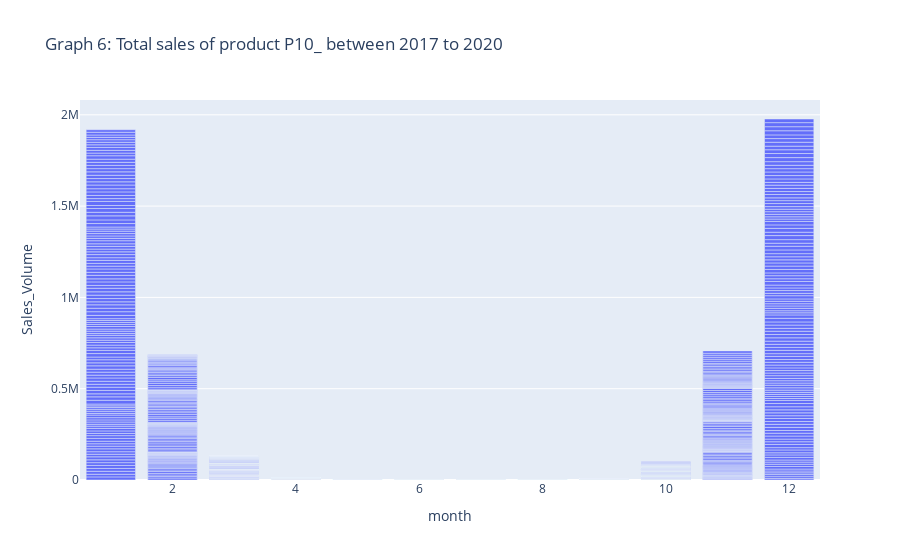

The notebook cell saved with this chart:
### Markdown cell above
<p>Charts 4 and 5 show the products and their sales proportions between 2017 and 2010 for chart 4, and in a selected year for chart 5.</p> 

<p>The best-selling products every year are ProductID 12( “Ladies‘ business blouse - white”) and ProductID 11: (“Ladies’ pants - dark blue - size 36”). These are followed by ProductID 6( "HUGO BOSS Business Shirt - white - 44/45") and ProductID 3 ("Thermal pants - Regular Fit - LYCRA"). </p>

<p>The lowest-selling products are ID 8 “Shirt - light blue - size S” and ID 9 “Skirt - dark blue - size M”.
</p>

### Code cell
productID = 'P10_'

df  = data_filtered[data_filtered['Product_ID'] == productID]

fig = px.bar(df, x="month", y="Sales_Volume", 
        title='Graph 6: Total sales of product '+ str(productID) + ' between 2017 to 2020') 
fig.show()

### Figure 1 — Plotly figure (JSON) as saved in the notebook; plotly's stock layout.template omitted (floating-point values rounded to 4 significant figures; data arrays with more than 128 entries replaced by an {"elided": "..."} marker saying what was removed)
{"data": [{"alignmentgroup": "True", "hovertemplate": "month=%{x}<br>Sales_Volume=%{y}<extra></extra>", "legendgroup": "", "marker": {"color": "#636efa", "pattern": {"shape": ""}}, "name": "", "offsetgroup": "", "orientation": "v", "showlegend": false, "textposition": "auto", "type": "bar", "x": {"elided": "1461 int values"}, "xaxis": "x", "y": {"elided": "1461 float values"}, "yaxis": "y"}], "layout": {"barmode": "relative", "legend": {"tracegroupgap": 0}, "title": {"text": "Graph 6: Total sales of product P10_ between 2017 to 2020"}, "xaxis": {"anchor": "y", "domain": [0, 1], "title": {"text": "month"}}, "yaxis": {"anchor": "x", "domain": [0, 1], "title": {"text": "Sales_Volume"}}}}
